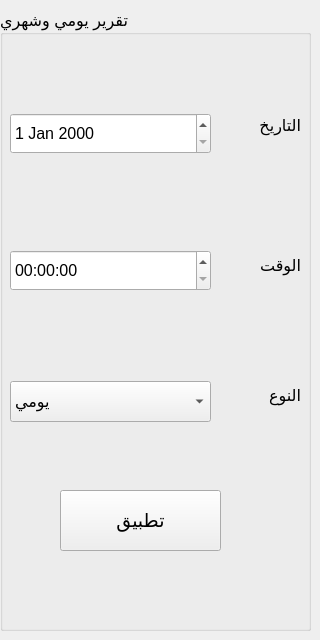
      <widget class="QWidget" name="tab_16">
       <attribute name="title">
        <string>Page</string>
       </attribute>
       <widget class="QGroupBox" name="groupBox_3">
        <property name="geometry">
         <rect>
          <x>0</x>
          <y>10</y>
          <width>311</width>
          <height>621</height>
         </rect>
        </property>
        <property name="font">
         <font>
          <family>Segoe UI</family>
          <pointsize>12</pointsize>
         </font>
        </property>
        <property name="title">
         <string>تقرير يومي وشهري</string>
        </property>
        <widget class="QDateEdit" name="dateEdit_2">
         <property name="geometry">
          <rect>
           <x>10</x>
           <y>103</y>
           <width>201</width>
           <height>41</height>
          </rect>
         </property>
        </widget>
        <widget class="QLabel" name="label_9">
         <property name="geometry">
          <rect>
           <x>220</x>
           <y>90</y>
           <width>81</width>
           <height>51</height>
          </rect>
         </property>
         <property name="font">
          <font>
           <family>Segoe UI</family>
           <pointsize>12</pointsize>
           <weight>50</weight>
           <bold>false</bold>
          </font>
         </property>
         <property name="text">
          <string>التاريخ</string>
         </property>
        </widget>
        <widget class="QTimeEdit" name="timeEdit">
         <property name="geometry">
          <rect>
           <x>10</x>
           <y>240</y>
           <width>201</width>
           <height>41</height>
          </rect>
         </property>
        </widget>
        <widget class="QLabel" name="label_10">
         <property name="geometry">
          <rect>
           <x>220</x>
           <y>230</y>
           <width>81</width>
           <height>51</height>
          </rect>
         </property>
         <property name="font">
          <font>
           <family>Segoe UI</family>
           <pointsize>12</pointsize>
           <weight>50</weight>
           <bold>false</bold>
          </font>
         </property>
         <property name="text">
          <string>الوقت</string>
         </property>
        </widget>
        <widget class="QLabel" name="label_11">
         <property name="geometry">
          <rect>
           <x>220</x>
           <y>360</y>
           <width>81</width>
           <height>51</height>
          </rect>
         </property>
         <property name="font">
          <font>
           <family>Segoe UI</family>
           <pointsize>12</pointsize>
           <weight>50</weight>
           <bold>false</bold>
          </font>
         </property>
         <property name="text">
          <string>النوع</string>
         </property>
        </widget>
        <widget class="QComboBox" name="comboBox">
         <property name="geometry">
          <rect>
           <x>10</x>
           <y>371</y>
           <width>201</width>
           <height>41</height>
          </rect>
         </property>
         <item>
          <property name="text">
           <string>يومي</string>
          </property>
         </item>
         <item>
          <property name="text">
           <string>شهري</string>
          </property>
         </item>
         <item>
          <property name="text">
           <string>يومي وشهري</string>
          </property>
         </item>
         <item>
          <property name="text">
           <string>سنوي</string>
          </property>
         </item>
         <item>
          <property name="text">
           <string>كل التواريخ</string>
          </property>
         </item>
        </widget>
        <widget class="QPushButton" name="pushButton_25">
         <property name="geometry">
          <rect>
           <x>60</x>
           <y>480</y>
           <width>161</width>
           <height>61</height>
          </rect>
         </property>
         <property name="font">
          <font>
           <family>Segoe UI</family>
           <pointsize>14</pointsize>
          </font>
         </property>
         <property name="text">
          <string>تطبيق</string>
         </property>
        </widget>
       </widget>
      </widget>
